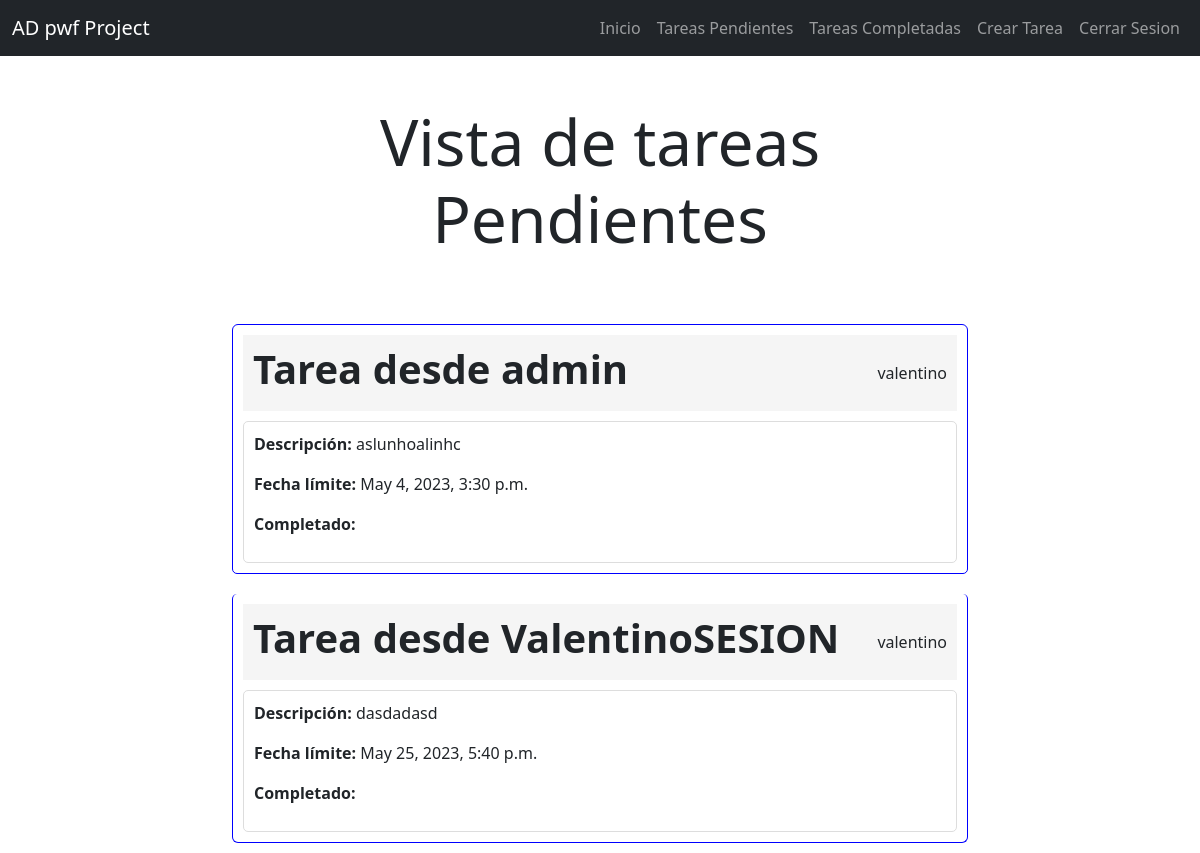
/tareas/ (signed in), run on an earlier commit of the app's database.
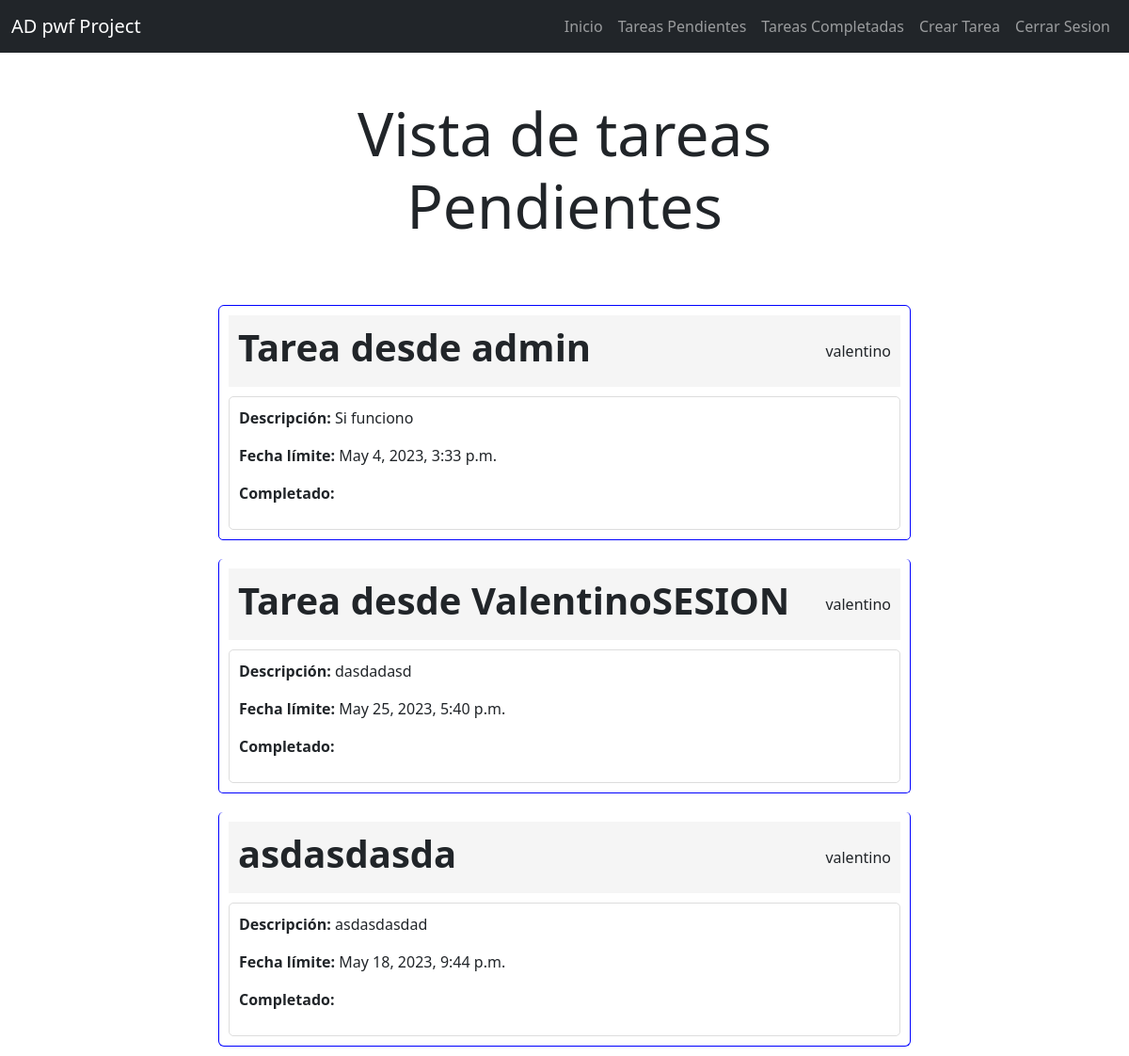
And on a later commit of the database.
### TareaApp/models.py (models this page shows, shortened)
class Tarea(models.Model):
    titulo = models.CharField(max_length=200) #campo que almacena titulo de la tarea
    descripcion = models.TextField(blank=True) #campo de texto que almacena descripcion
    fecha_limite = models.DateTimeField() #campo de fecha y hora almacedada
    asignado_a = models.ForeignKey(User, on_delete=models.CASCADE) #tarea asignada a usuario con id
    creado_por = models.ForeignKey(User, related_name='tareas_creadas', on_delete=models.CASCADE) #tarea creada por usuario
    creado_en = models.DateTimeField(auto_now_add=True) #fecha y hora en que se creo al tarea puede ser vista por admin unicamente.
    actualizado_en = models.DateTimeField(auto_now=True) #fecha y hora en que se actualizo la tarea.
    archivo_adjunto = models.FileField(upload_to='archivos/', null=True, blank=True)
    importante = models.BooleanField(default=False) #campo de importante
    Fcompletado = models.DateTimeField(null=True, blank=True)

### TareaApp/views.py (the view)
# urls.py: path('tareas/', views.tarea, name='vistatarea' ),
def tarea(request):
    tasks = Tarea.objects.filter(asignado_a = request.user, Fcompletado__isnull=True)
    return render(request, 'Vtareas.html', {'tasks':tasks})

### TareaApp/templates/Vtareas.html (shortened to what this page needs)
{% extends 'base.html' %}
{% block content %}
<main class="container">
    <div class="row justify-content-center">
        <div class="col-md-8">
            <h1 class="text-center display-3 py-5">Vista de tareas Pendientes</h1>
            <ul class="list-group">
                {% for task in tasks %}
                <li class="list-group-item task-item">
                    <a href="{% url 'detalle_tarea' task.id %}" class="task-link">
                        <div class="task-header d-flex justify-content-between align-items-center">
                            <h1 class="fw-bold {% if task.importante %}text-success{% endif %}">{{task.titulo}}</h1>
                            <p class="mb-0">{{task.asignado_a}}</p>
                        </div>
                        <div class="task-details">
                            <p><strong>Descripción:</strong> {{task.descripcion}}</p>
                            <p><strong>Fecha límite:</strong> {{task.fecha_limite}}</p>
                            <p><strong>Completado:</strong> {{ task.Fcompletado|date:"M j Y:i" }}</p>
                        </div>
                    </a>
                </li>
                {% endfor %}
            </ul>
        </div>
    </div>
</main>
{% endblock  %}

What changed in the data, as far as the page shows it:
changed Tarea "Tarea desde admin": descripcion "aslunhoalinhc" → "Si funciono"; fecha_limite "May 4, 2023, 3:30 p.m." → "May 4, 2023, 3:33 p.m."
added Tarea: titulo "asdasdasda", asignado_a "valentino", descripcion "asdasdasdad", fecha_limite "May 18, 2023, 9:44 p.m."
